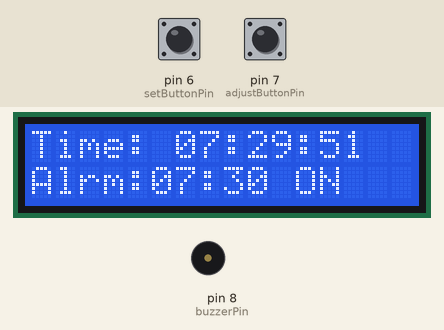
Recording of a sketch running on a simulated Arduino Uno, built with avr-gcc and run on an emulated ATmega328P. On the bench: 16×2 character LCD, buzzer (waves = sounding, pin HIGH). Inputs (shaded band) come from the test bench; at power-on: pin 6 (setButtonPin) HIGH, pin 7 (adjustButtonPin) HIGH.

Above: at 1.7 s.
2.8 s: pin 6 (setButtonPin) pulled LOW for 3.2 s
At 3.29 s:
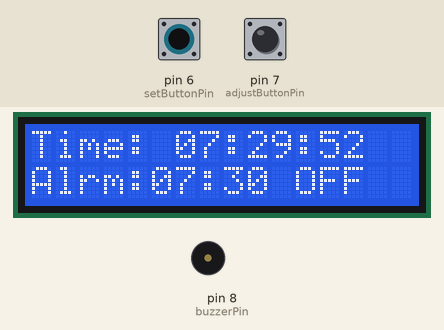
7.5 s: pin 7 (adjustButtonPin) pulled LOW for 0.15 s
At 8.5 s:
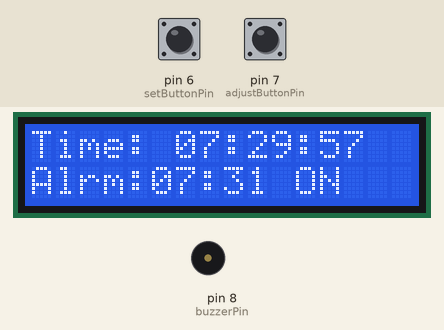
9.6 s: pin 6 (setButtonPin) pulled LOW for 0.15 s
At 11.0 s:
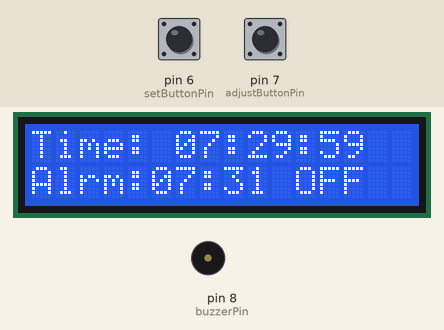
11.6 s: pin 7 (adjustButtonPin) pulled LOW for 1 s
At 13.8 s:
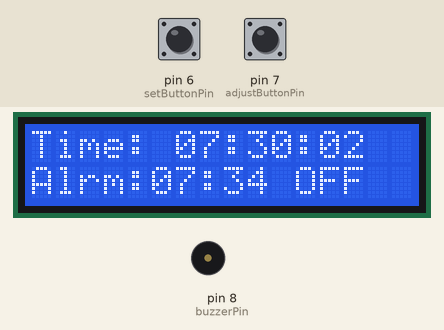
Timing chart, 0 to 15.1 s (numbered marks = the images above; inputs shaded):
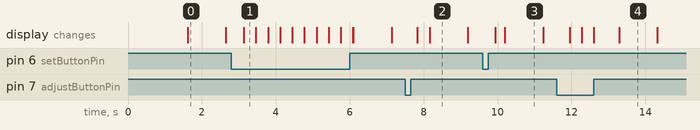

The sketch:

magnificent_hango1.ino
```cpp
#include <Wire.h>
#include <LiquidCrystal_I2C.h>

LiquidCrystal_I2C lcd(0x27, 16, 2);

const int buzzerPin = 8;
const int setButtonPin = 6;
const int adjustButtonPin = 7;

// Time variables (Starts at 07:29:50 to test the alarm quickly)
int hours = 7;
int minutes = 29;
int seconds = 50;

// Alarm variables
int alarmHour = 7;
int alarmMinute = 30;
bool alarmEnabled = true;
bool alarmTriggered = false;

unsigned long previousMillis = 0;
const long interval = 1000; // 1 second interval

void setup() {
  lcd.init();
  lcd.backlight();

  pinMode(buzzerPin, OUTPUT);
  pinMode(setButtonPin, INPUT_PULLUP);
  pinMode(adjustButtonPin, INPUT_PULLUP);

  lcd.setCursor(0, 0);
  lcd.print("Virtual Clock");
  lcd.setCursor(0, 1);
  lcd.print("Ready!");
  delay(1500);
  lcd.clear();
}

void loop() {
  unsigned long currentMillis = millis();

  // Handle time ticking every 1 second without blocking code
  if (currentMillis - previousMillis >= interval) {
    previousMillis = currentMillis;
    seconds++;

    if (seconds >= 60) {
      seconds = 0;
      minutes++;
      if (minutes >= 60) {
        minutes = 0;
        hours = (hours + 1) % 24;
      }
    }
  }

  // Display Time on Row 0
  lcd.setCursor(0, 0);
  lcd.print("Time: ");
  if (hours < 10) lcd.print("0");
  lcd.print(hours);
  lcd.print(":");
  if (minutes < 10) lcd.print("0");
  lcd.print(minutes);
  lcd.print(":");
  if (seconds < 10) lcd.print("0");
  lcd.print(seconds);

  // Display Alarm Status on Row 1
  lcd.setCursor(0, 1);
  lcd.print("Alrm:");
  if (alarmHour < 10) lcd.print("0");
  lcd.print(alarmHour);
  lcd.print(":");
  if (alarmMinute < 10) lcd.print("0");
  lcd.print(alarmMinute);
  lcd.print(alarmEnabled ? " ON " : " OFF");

  // Button 1: Toggle Alarm ON/OFF
  if (digitalRead(setButtonPin) == LOW) {
    alarmEnabled = !alarmEnabled;
    delay(300); // Debounce
  }

  // Button 2: Manually adjust minutes forward (for testing or setting time)
  if (digitalRead(adjustButtonPin) == LOW) {
    alarmMinute += 1;
    if (alarmMinute >= 60) alarmMinute = 0;
    delay(300); // Debounce
  }

  // Alarm Logic
  if (alarmEnabled && hours == alarmHour && minutes == alarmMinute && !alarmTriggered) {
    soundAlarm();
    alarmTriggered = true;
  } else if (minutes != alarmMinute) {
    alarmTriggered = false;
  }
}

void soundAlarm() {
  for (int i = 0; i < 3; i++) {
    tone(buzzerPin, 1000);
    delay(200);
    noTone(buzzerPin);
    delay(200);
  }
}
```

Measured:
- after the input at 2.8 s, the display: changes after 0.34 s (image 1)
- after the input at 9.6 s, the display: first changes after 0.33 s (image 3 shows a later state)
- what the display in image 0 shows lasts 1.0 s, from 1.6 s to 2.6 s
